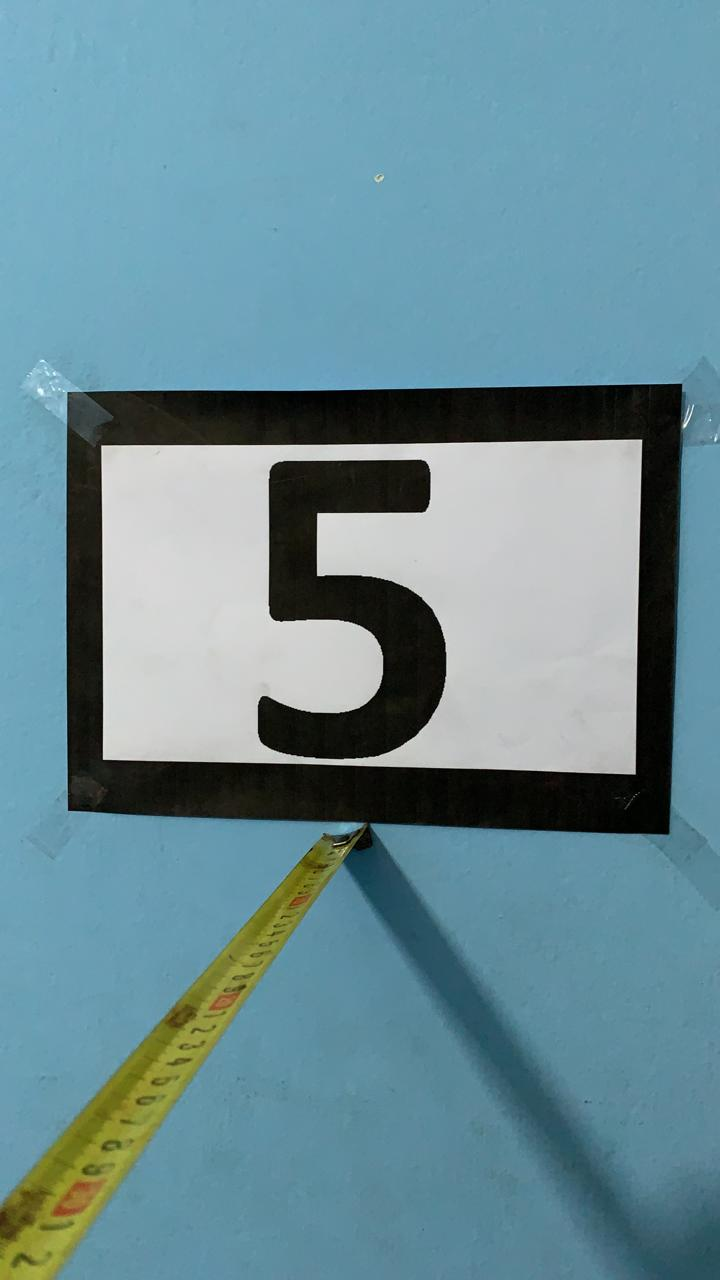
#> input picture Code/Python/Image-50cm.jpeg, 720 x 1280 px
$ python -i helpers.py   (imports and definitions only)
#> lines starting #> are read from the running program, lines starting #| are printed output that depends on the picture; after the words box and inside, x2 and y2 are one past the last pixel; in counts of white or black regions, pixels touching at a corner belong together
#> further down, picture is the input picture: shape (1280, 720, 3); mean B, G, R 150.3, 140.5, 106.3
import imutils
import cv2

def getCorners(frame):
	status = "No Targets"

	# convert the frame to grayscale, blur it, and detect edges
	gray = cv2.cvtColor(frame, cv2.COLOR_BGR2GRAY)
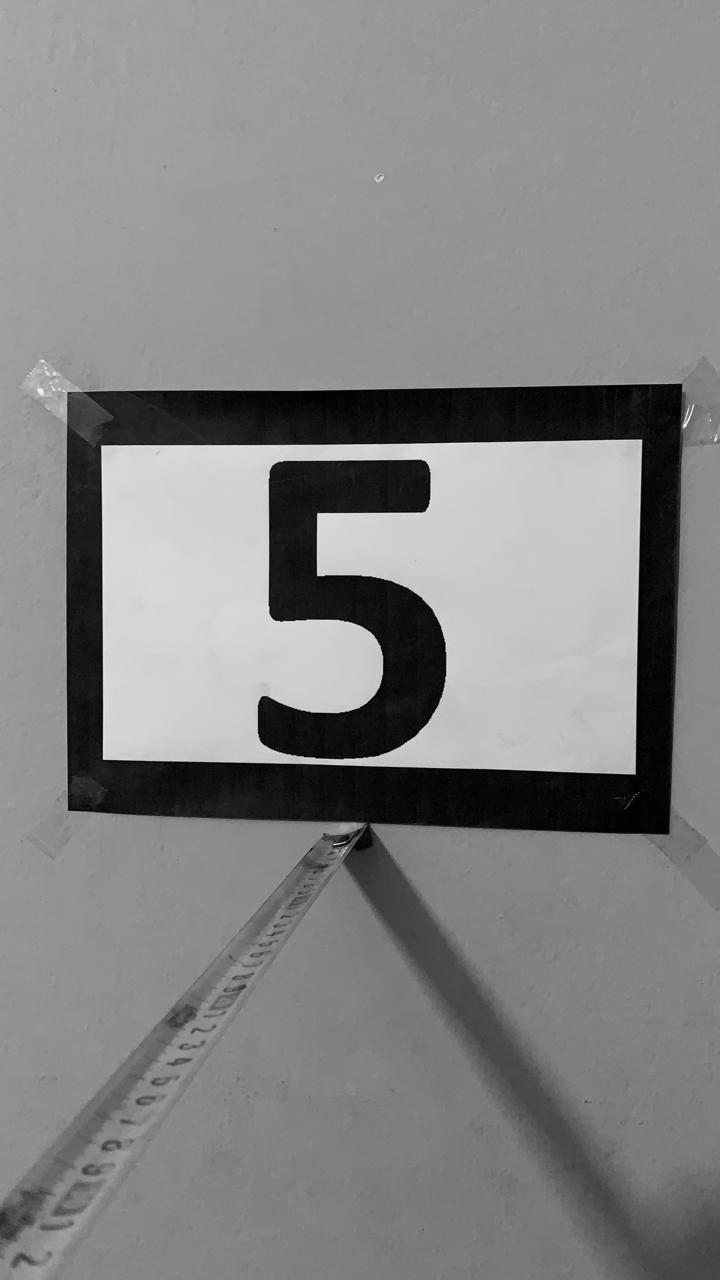
#> gray: shape (1280, 720); min 0, max 251, mean 131.4
	blurred = cv2.GaussianBlur(gray, (7, 7), 0)
	edged = cv2.Canny(blurred, 50, 150)
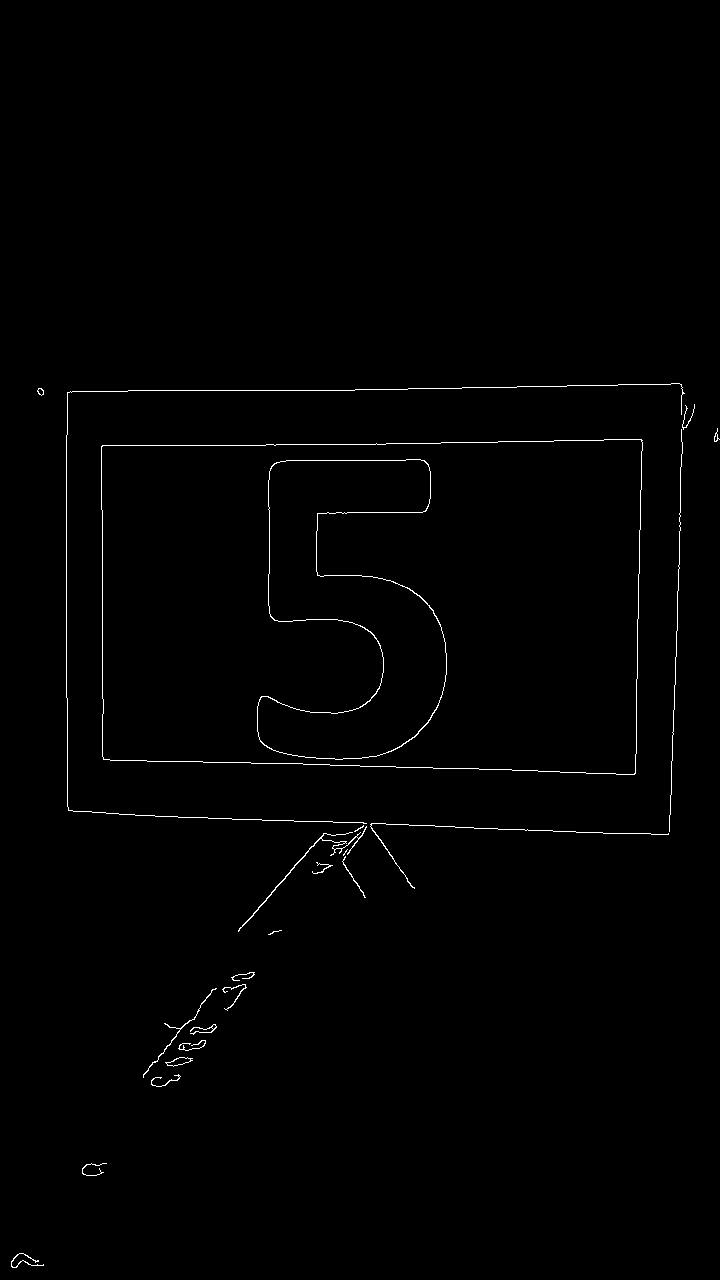
#> edged: shape (1280, 720); 0.72% white in thin lines or dots, all inside (x1, y1, x2, y2) = (11, 383, 720, 1268)
	cv2.imshow("edged",edged)

	# find contours in the edge map
	cnts = cv2.findContours(edged.copy(), cv2.RETR_EXTERNAL, cv2.CHAIN_APPROX_SIMPLE)
#> cnts = 22 contours, 11 with area under 20; largest, box (x1, y1, x2, y2) and area: (101, 439, 643, 775) 173198, (165, 1057, 193, 1067) 122, (238, 826, 367, 932) 116, (143, 988, 217, 1078) 54, (370, 823, 669, 889) 34
	cnts = imutils.grab_contours(cnts)

	# loop over the contours
	for c in cnts:
		# approximate the contour
		peri = cv2.arcLength(c, True)
		approx = cv2.approxPolyDP(c, 0.01 * peri, True)
#> this loop made 22 passes
#> peri on passes 1 to 12: 158.3, 120.1, 111.2, 66.87, 136.6, 116.3, 288.3, 142.3, 96.77, 29.31, 84.18, 104.1
#> (peri, approx) on passes 16 to 18: (774.9, [[370, 824], [414, 888], [372, 823], [668, 834]]), (1736, [[642, 440], [102, 445], [103, 759], [634, 774]]), (823.9, [[681, 429], [669, 831]])

	# ensure that the approximated contour is "roughly" rectangular
	if len(approx) == 4:
		# compute the bounding box of the approximated contour and
		# use the bounding box to compute the aspect ratio
		(x, y, w, h) = cv2.boundingRect(approx)
		aspectRatio = w / float(h)

		# compute the solidity of the original contour
		area = cv2.contourArea(c)
		hullArea = cv2.contourArea(cv2.convexHull(c))
		solidity = area / float(hullArea)

		# compute whether or not the width and height, solidity, and
		# aspect ratio of the contour falls within appropriate bounds
		keepDims = w > 25 and h > 25
		keepSolidity = solidity > 0.9
		keepAspectRatio = aspectRatio >= 1 and aspectRatio <= 1.8

		# ensure that the contour passes all our tests
		if keepDims and keepSolidity and keepAspectRatio:
			print(x,y,w,h)
			# draw an outline around the target and update the status text
			cv2.drawContours(frame, [approx], -1, (0, 0, 255), 4)
			last_aspectRatio = aspectRatio
			status = "Target(s) Acquired"
			# compute the center of the contour region and draw the crosshairs
			M = cv2.moments(approx)
			(cX, cY) = (int(M["m10"] / (M["m00"] + 1e-7)), int(M["m01"] / (M["m00"] + 1e-7)))
			cv2.circle(frame, (cX, cY), 5, (0, 0, 255), thickness=-1, lineType=8, shift=0)

	# draw the status text on the frame
#> (the run stopped early here; a loop or call above may not have finished)
